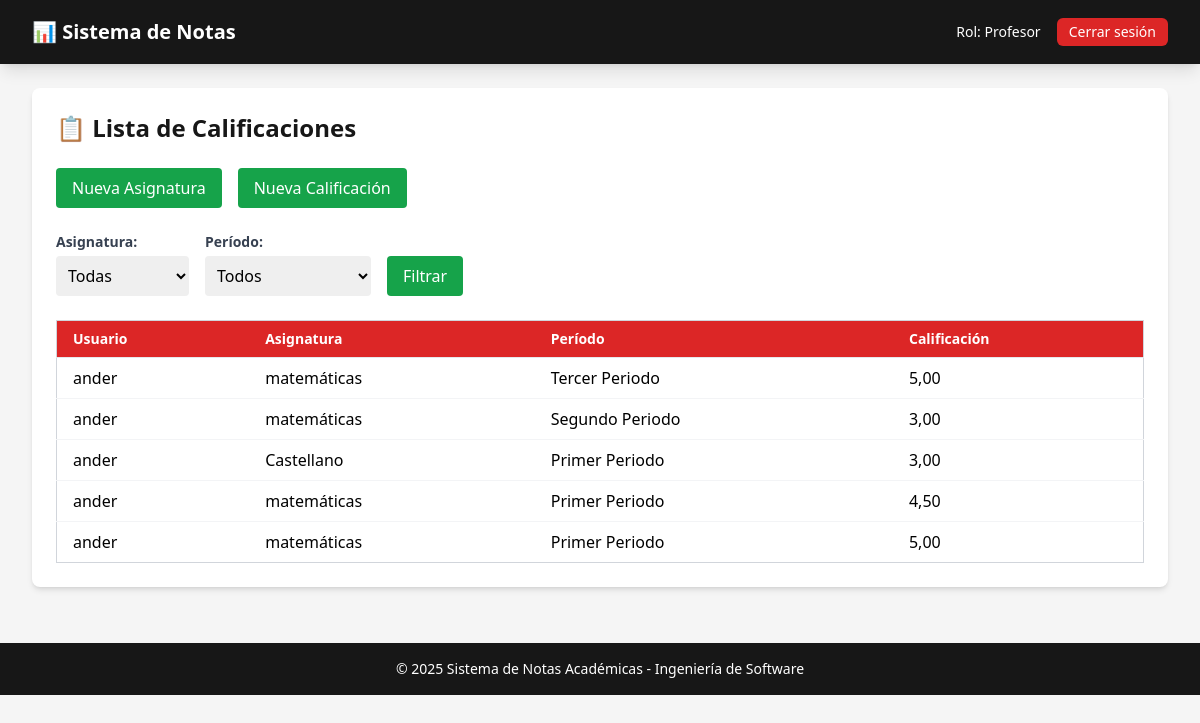
Page /academico/lista_calificaciones/ (signed in) on the earlier database version.
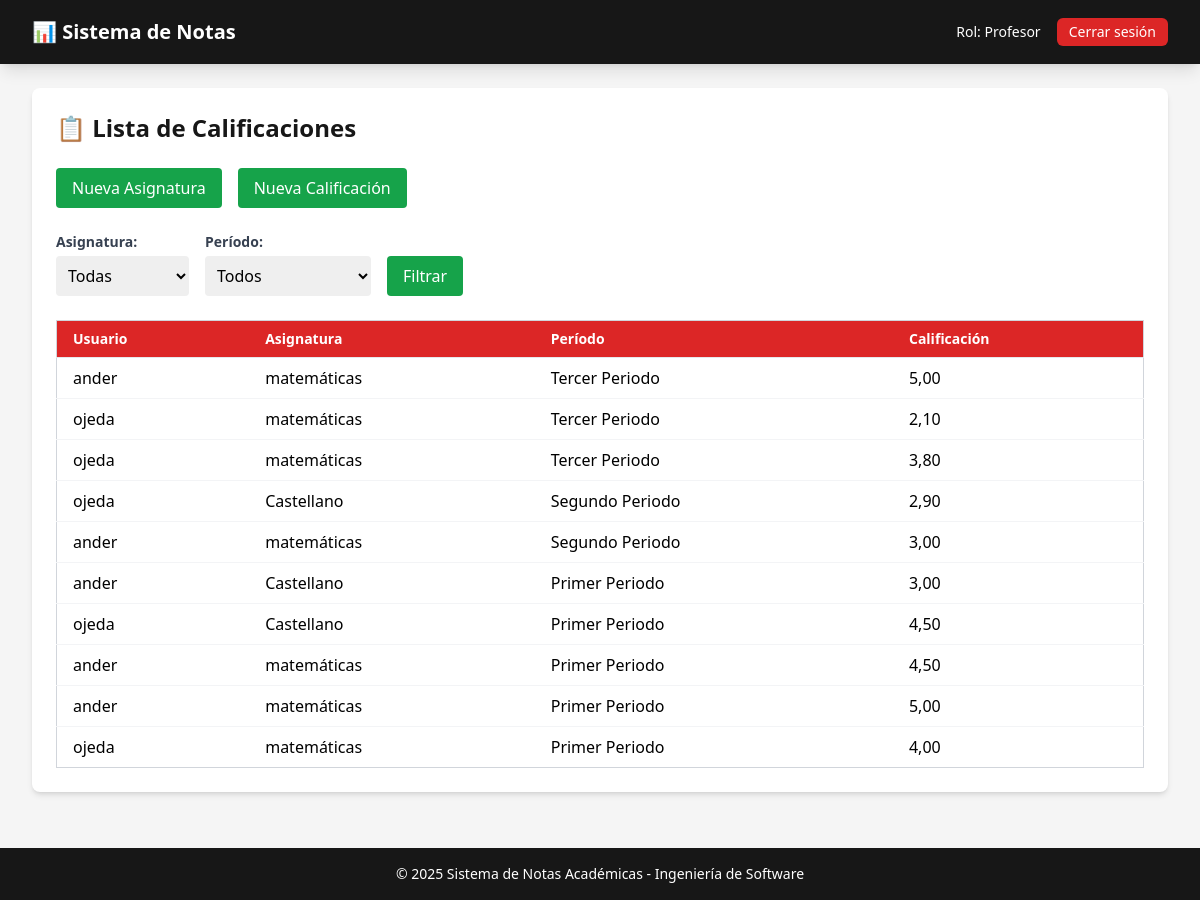
Same page on the later database version.
### academico/models.py (models this page shows, shortened)
class Calificacion(models.Model):
    class Meta:
        indexes = [
            models.Index(fields=['estudiante', 'asignatura']),
            models.Index(fields=['periodo']),
            models.Index(fields=['profesor'])
        ]
        ordering = ['-periodo__nombre', 'asignatura__nombre']
    estudiante = models.ForeignKey(Estudiante, on_delete=models.CASCADE)
    profesor = models.ForeignKey(Profesor, on_delete=models.CASCADE)
    asignatura = models.ForeignKey(Asignatura, on_delete=models.CASCADE)
    periodo = models.ForeignKey(Periodo, on_delete=models.CASCADE)
    tipo_evaluacion = models.CharField(max_length=50, default="Final")  # Ej: Parcial, Final, etc.
    nota = models.DecimalField(max_digits=4, decimal_places=2)

class Estudiante(models.Model):
    user = models.OneToOneField(settings.AUTH_USER_MODEL, on_delete=models.CASCADE)
    matricula = models.CharField(max_length=30, unique=True)

class User(AbstractUser):
    ROLES = (
        ('admin', 'Administrador'),
        ('profesor', 'Profesor'),
        ('estudiante', 'Estudiante'),
    )
    username = models.CharField('Nombre de usuario', max_length=30, unique=True)
    rol = models.CharField('Rol', max_length=20, choices=ROLES, default='estudiante')
    pregunta_seguridad = models.CharField('Pregunta de recuperación', max_length=200, blank=True, null=True)
    respuesta_seguridad = models.CharField('Respuesta de recuperación', max_length=200, blank=True, null=True)
    primer_inicio_sesion = models.BooleanField(default=True)
    intentos_recuperacion = models.IntegerField(default=0)
    ultimo_intento = models.DateTimeField(null=True, blank=True)
    is_active = models.BooleanField(default=True)
    is_staff = models.BooleanField(default=False)
    objects = CustomUserManager()
    USERNAME_FIELD = 'username'
    REQUIRED_FIELDS = ['rol']

class Asignatura(models.Model):
    nombre = models.CharField(max_length=100)

class Periodo(models.Model):
    nombre = models.CharField(max_length=100)

### academico/views.py (the view)
# urls.py: path('lista_calificaciones/', views.lista_calificaciones, name='lista_calificaciones'),
@login_required
def lista_calificaciones(request):
    if request.user.rol != 'profesor':
        messages.error(request, "Acceso restringido a profesores.")
        return redirect('login')
    try:
        profesor = Profesor.objects.get(user=request.user)
    except Profesor.DoesNotExist:
        messages.error(request, "Perfil de profesor no encontrado.")
        return redirect('login')
    asignatura_id = request.GET.get('asignatura')
    periodo_id = request.GET.get('periodo')
    calificaciones = Calificacion.objects.filter(
        profesor=profesor
    ).select_related('estudiante__user', 'asignatura', 'periodo')
    if asignatura_id:
        calificaciones = calificaciones.filter(asignatura_id=asignatura_id)
    if periodo_id:
        calificaciones = calificaciones.filter(periodo_id=periodo_id)
    context = {
        'calificaciones': calificaciones,
        'asignaturas': Asignatura.objects.all(),
        'periodos': Periodo.objects.all(),
        'mensaje': "No hay calificaciones registradas." if not calificaciones.exists() else None
    }
    return render(request, 'academico/lista_calificaciones.html', context)

### academico/templates/academico/lista_calificaciones.html (shortened to what this page needs)
{% extends 'base_generic.html' %}
{% block content %}
<div class="bg-white p-6 rounded-lg shadow-md">
    <h2 class="text-2xl font-bold text-academic-secondary mb-6">📋 Lista de Calificaciones</h2>
    <div class="flex flex-wrap items-center gap-4 mb-6">
        <a href="{% url 'crear_asignatura' %}" class="bg-green-600 text-white px-4 py-2 rounded hover:bg-green-700 transition">Nueva Asignatura</a>
        <a href="{% url 'crear_calificacion' %}" class="bg-green-600 text-white px-4 py-2 rounded hover:bg-green-700 transition">Nueva Calificación</a>
    </div>
    <form method="get" class="flex flex-wrap gap-4 items-center mb-6">
        <div>
            <label class="block mb-1 font-semibold text-sm text-gray-700">Asignatura:</label>
            <select name="asignatura" class="border-gray-300 rounded p-2">
                <option value="">Todas</option>
            </select>
        </div>
        <div>
            <label class="block mb-1 font-semibold text-sm text-gray-700">Período:</label>
            <select name="periodo" class="border-gray-300 rounded p-2">
                <option value="">Todos</option>
            </select>
        </div>
        <div class="self-end">
            <button type="submit" class="bg-green-600 text-white px-4 py-2 rounded hover:bg-green-700 transition">Filtrar</button>
        </div>
    </form>
    <div class="overflow-x-auto">
        <table class="min-w-full divide-y divide-gray-200 border border-gray-300">
            <thead class="bg-academic-primary text-white">
                <tr>
                    <th class="px-4 py-2 text-left text-sm font-semibold">Usuario</th>
                    <th class="px-4 py-2 text-left text-sm font-semibold">Asignatura</th>
                    <th class="px-4 py-2 text-left text-sm font-semibold">Período</th>
                    <th class="px-4 py-2 text-left text-sm font-semibold">Calificación</th>
                </tr>
            </thead>
            <tbody class="bg-white divide-y divide-gray-100">
                {% for calificacion in calificaciones %}
                    <tr class="hover:bg-gray-50">
                        <td class="px-4 py-2">{{ calificacion.estudiante.user.username }}</td>
                        <td class="px-4 py-2">{{ calificacion.asignatura.nombre }}</td>
                        <td class="px-4 py-2">{{ calificacion.periodo.nombre }}</td>
                        <td class="px-4 py-2">{{ calificacion.nota|default:"-"|floatformat:2 }}</td>
                    </tr>
                {% empty %}
                    <tr>
                        <td colspan="4" class="px-4 py-4 text-center text-gray-500">No hay calificaciones registradas.</td>
                    </tr>
                {% endfor %}
            </tbody>
        </table>
    </div>
</div>
{% endblock %}

### templates/base_generic.html (shortened to what this page needs)
<!DOCTYPE html>
<html lang="es" class="h-full">
<head>
    <script src="https://cdn.tailwindcss.com"></script>
    <link rel="stylesheet" href="https://cdnjs.cloudflare.com/ajax/libs/animate.css/4.1.1/animate.min.css"/>
</head>
<body class="h-full bg-academic-light font-sans antialiased">
    <nav class="bg-academic-secondary shadow-lg">
        <div class="max-w-7xl mx-auto px-4 sm:px-6 lg:px-8">
            <div class="flex items-center justify-between h-16">
                <div class="flex items-center">
                    <span class="text-white font-bold text-xl">📊 Sistema de Notas</span>
                </div>
                <div class="flex items-center space-x-4">
                    {% if user.is_authenticated %}
                        <span class="text-white text-sm font-medium">
                            Rol:
                            <span class="text-white">
                                {% if user.is_superuser %}
                                    Administrador
                                {% elif user.rol == 'profesor' %}
                                    Profesor
                                {% elif user.rol == 'estudiante' %}
                                    Estudiante
                                {% else %}
                                    Usuario
                                {% endif %}
                            </span>
                        </span>
                        <a href="{% url 'logout' %}" class="px-3 py-1 rounded-md text-sm font-medium text-white bg-academic-primary hover:bg-red-700 transition duration-300 ease-in-out transform hover:scale-105">
                            Cerrar sesión
                        </a>
                    {% else %}
                        <a href="{% url 'login' %}" class="px-3 py-1 rounded-md text-sm font-medium text-white bg-academic-primary hover:bg-red-700 transition duration-300 ease-in-out transform hover:scale-105">
                            Iniciar sesión
                        </a>
                    {% endif %}
                </div>
            </div>
        </div>
    </nav>
    <main class="max-w-7xl mx-auto py-6 sm:px-6 lg:px-8">
        {% block content %}{% endblock %}
    </main>
    <footer class="bg-academic-secondary text-white py-4 mt-8">
        <div class="max-w-7xl mx-auto px-4 sm:px-6 lg:px-8 text-center text-sm">
            <p>© {% now "Y" %} Sistema de Notas Académicas - Ingeniería de Software</p>
        </div>
    </footer>
</body>
</html>

Differences in the rows shown:
added Calificacion: estudiante.user.username "ojeda", asignatura.nombre "matemáticas", periodo.nombre "Tercer Periodo", nota "2,10"
added Calificacion: estudiante.user.username "ojeda", asignatura.nombre "matemáticas", periodo.nombre "Tercer Periodo", nota "3,80"
added Calificacion: estudiante.user.username "ojeda", asignatura.nombre "Castellano", periodo.nombre "Segundo Periodo", nota "2,90"
added Calificacion: estudiante.user.username "ojeda", asignatura.nombre "Castellano", periodo.nombre "Primer Periodo", nota "4,50"
added Calificacion: estudiante.user.username "ojeda", asignatura.nombre "matemáticas", periodo.nombre "Primer Periodo", nota "4,00"
